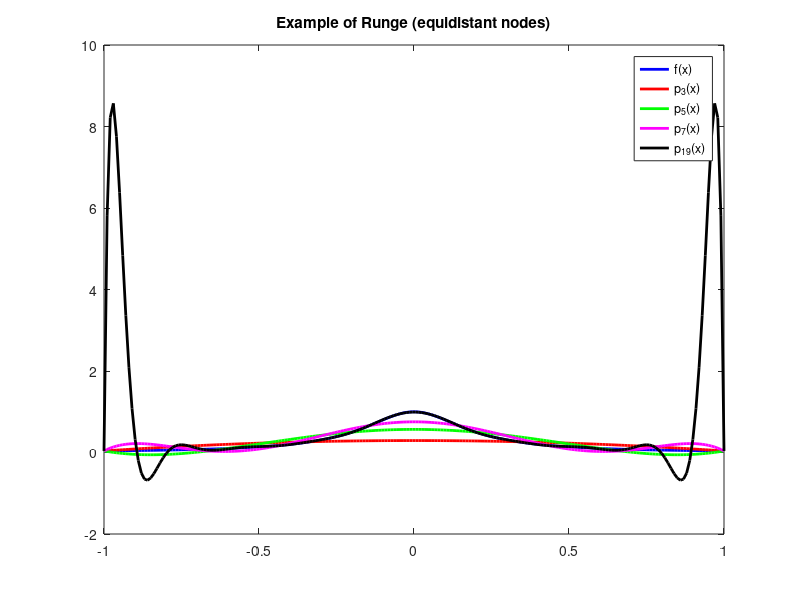

Here is the MATLAB script that generated this plot:
% Example of Runge with equidistant nodes

% number of nodes
N = [4,6,8,20];

% plot cosmetics
line = {'b-','r-','g-','m-','k-'};
leg  = {'f(x)','p_{3}(x)','p_{5}(x)','p_{7}(x)','p_{19}(x)'};
clf();
title('Example of Runge (equidistant nodes)');
hold on;

% plot Runge function
xx = linspace(-1,+1,200);
yy = 1./(25.*xx.^2 + 1.);
plot(xx,yy,line{1},'LineWidth',2);

% interpolate for different number of nodes
for i=1:length(N)

  n = N(i);
  % TODO: Implement here
  x = linspace(-1,1,n);
  y = 1./(25.*x.^2 + 1.);
  p = polyfit(x,y,n-1);
  yy = polyval(p,xx);

  plot(xx,yy,line{i+1},'LineWidth',2)

end

% more cosmetics
box on;
legend(leg);

% hold off
hold off;

% save figure
print('-f1','-painters','-depsc2','runge_equi.eps');
